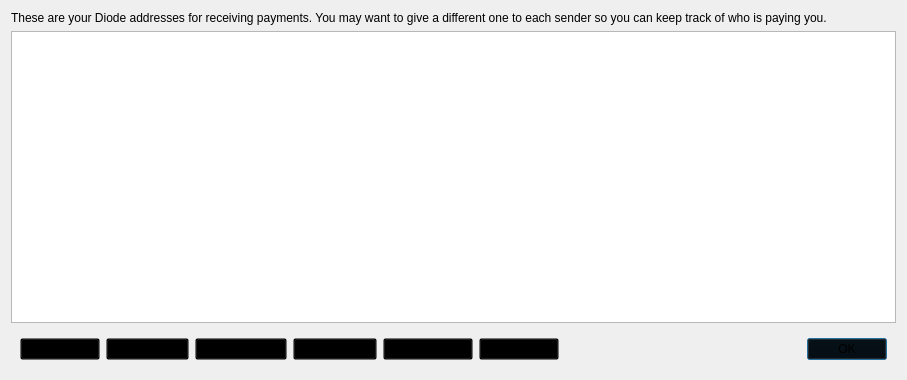
<?xml version="1.0" encoding="UTF-8"?>
<ui version="4.0">
 <class>AddressBookPage</class>
 <widget class="QWidget" name="AddressBookPage">
  <property name="geometry">
   <rect>
    <x>0</x>
    <y>0</y>
    <width>903</width>
    <height>380</height>
   </rect>
  </property>
  <property name="font">
   <font>
    <family>Segoe UI</family>
   </font>
  </property>
  <property name="windowTitle">
   <string>Address Book</string>
  </property>
  <layout class="QVBoxLayout" name="verticalLayout">
   <item alignment="Qt::AlignHCenter|Qt::AlignVCenter">
    <widget class="QLabel" name="labelExplanation">
     <property name="minimumSize">
      <size>
       <width>885</width>
       <height>0</height>
      </size>
     </property>
     <property name="styleSheet">
      <string notr="true">background:transparent</string>
     </property>
     <property name="text">
      <string>These are your Diode addresses for receiving payments. You may want to give a different one to each sender so you can keep track of who is paying you.</string>
     </property>
     <property name="textFormat">
      <enum>Qt::PlainText</enum>
     </property>
     <property name="wordWrap">
      <bool>true</bool>
     </property>
    </widget>
   </item>
   <item>
    <widget class="QTableView" name="tableView">
     <property name="contextMenuPolicy">
      <enum>Qt::CustomContextMenu</enum>
     </property>
     <property name="toolTip">
      <string>Double-click to edit address or label</string>
     </property>
     <property name="tabKeyNavigation">
      <bool>false</bool>
     </property>
     <property name="alternatingRowColors">
      <bool>true</bool>
     </property>
     <property name="selectionMode">
      <enum>QAbstractItemView::SingleSelection</enum>
     </property>
     <property name="selectionBehavior">
      <enum>QAbstractItemView::SelectRows</enum>
     </property>
     <property name="sortingEnabled">
      <bool>true</bool>
     </property>
     <attribute name="verticalHeaderVisible">
      <bool>false</bool>
     </attribute>
    </widget>
   </item>
   <item>
    <widget class="QWidget" name="buttonBar" native="true">
     <property name="styleSheet">
      <string notr="true">background:transparent</string>
     </property>
     <layout class="QHBoxLayout" name="horizontalLayout">
      <item>
       <widget class="QPushButton" name="newAddressButton">
        <property name="toolTip">
         <string>Create a new address</string>
        </property>
        <property name="text">
         <string>&amp;New Address</string>
        </property>
       </widget>
      </item>
      <item>
       <widget class="QPushButton" name="copyToClipboard">
        <property name="toolTip">
         <string>Copy the currently selected address to the system clipboard</string>
        </property>
        <property name="text">
         <string>&amp;Copy Address</string>
        </property>
       </widget>
      </item>
      <item>
       <widget class="QPushButton" name="showQRCode">
        <property name="text">
         <string>Show &amp;QR Code</string>
        </property>
       </widget>
      </item>
      <item>
       <widget class="QPushButton" name="signMessage">
        <property name="toolTip">
         <string>Sign a message to prove you own a Diode address</string>
        </property>
        <property name="text">
         <string>Sign &amp;Message</string>
        </property>
       </widget>
      </item>
      <item>
       <widget class="QPushButton" name="verifyMessage">
        <property name="toolTip">
         <string>Verify a message to ensure it was signed with a specified Diode address</string>
        </property>
        <property name="text">
         <string>&amp;Verify Message</string>
        </property>
       </widget>
      </item>
      <item>
       <widget class="QPushButton" name="deleteButton">
        <property name="toolTip">
         <string>Delete the currently selected address from the list</string>
        </property>
        <property name="text">
         <string>&amp;Delete</string>
        </property>
       </widget>
      </item>
      <item>
       <spacer name="horizontalSpacer">
        <property name="orientation">
         <enum>Qt::Horizontal</enum>
        </property>
        <property name="sizeHint" stdset="0">
         <size>
          <width>40</width>
          <height>20</height>
         </size>
        </property>
       </spacer>
      </item>
      <item>
       <widget class="QDialogButtonBox" name="buttonBox">
        <property name="sizePolicy">
         <sizepolicy hsizetype="Maximum" vsizetype="Fixed">
          <horstretch>0</horstretch>
          <verstretch>0</verstretch>
         </sizepolicy>
        </property>
        <property name="standardButtons">
         <set>QDialogButtonBox::Ok</set>
        </property>
       </widget>
      </item>
     </layout>
    </widget>
   </item>
  </layout>
 </widget>
 <resources/>
 <connections/>
</ui>
